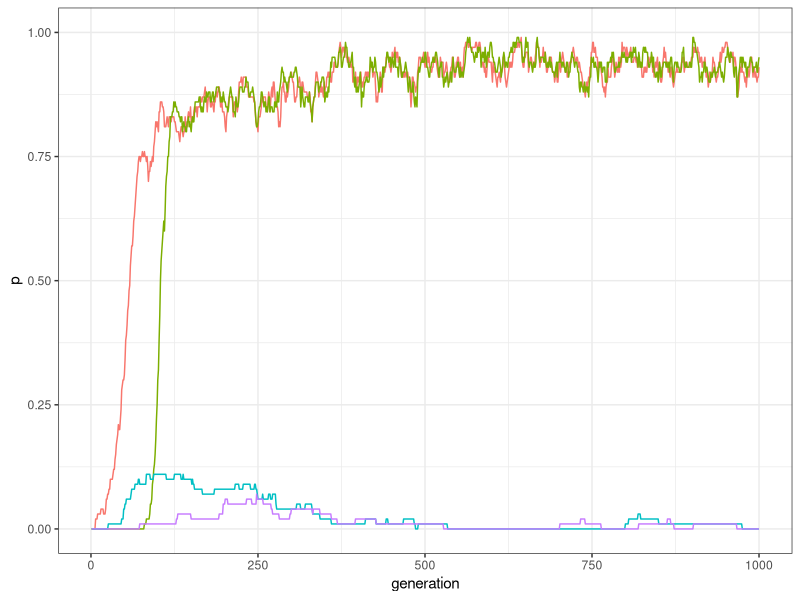
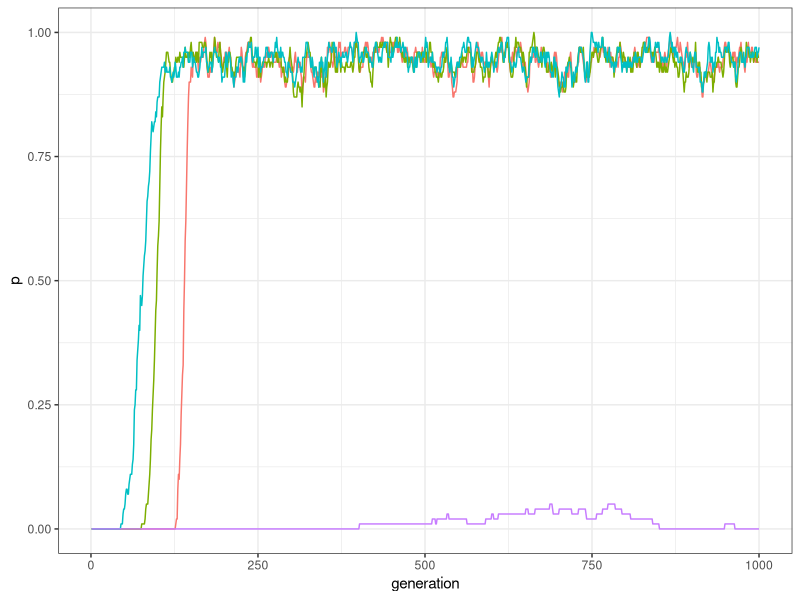
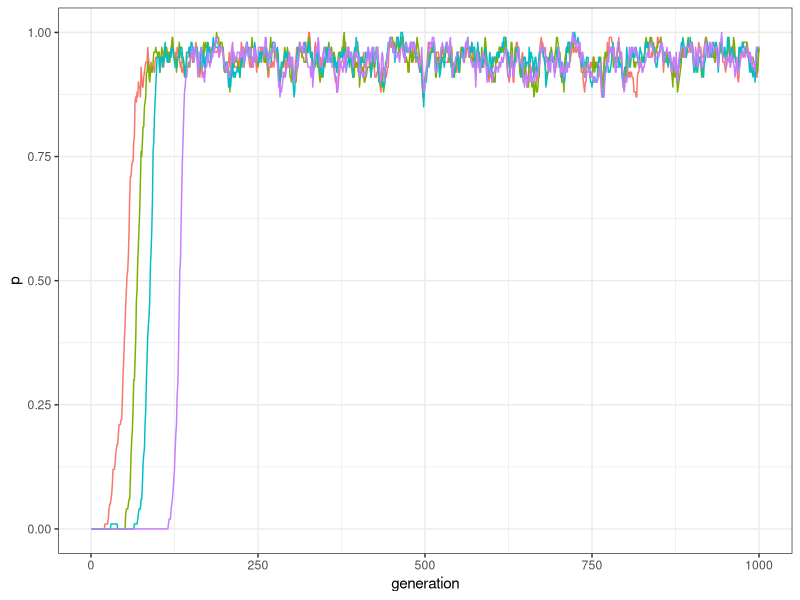
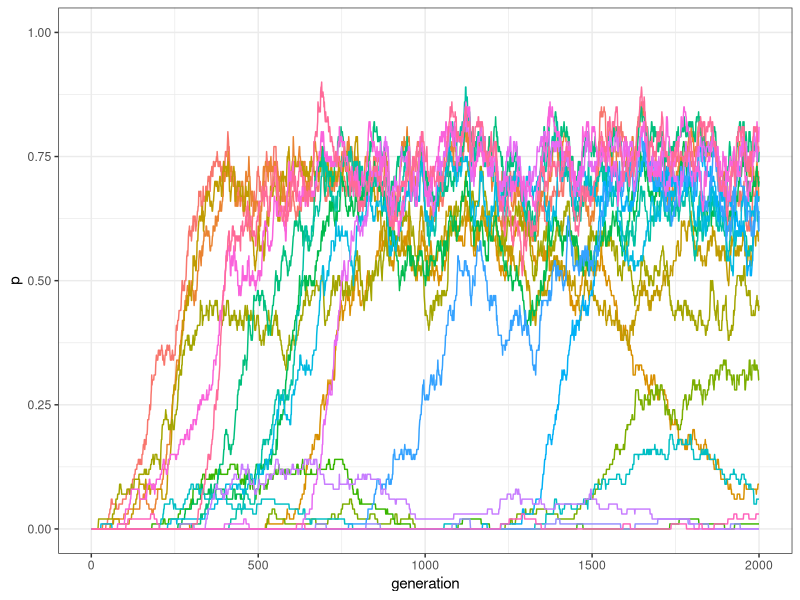
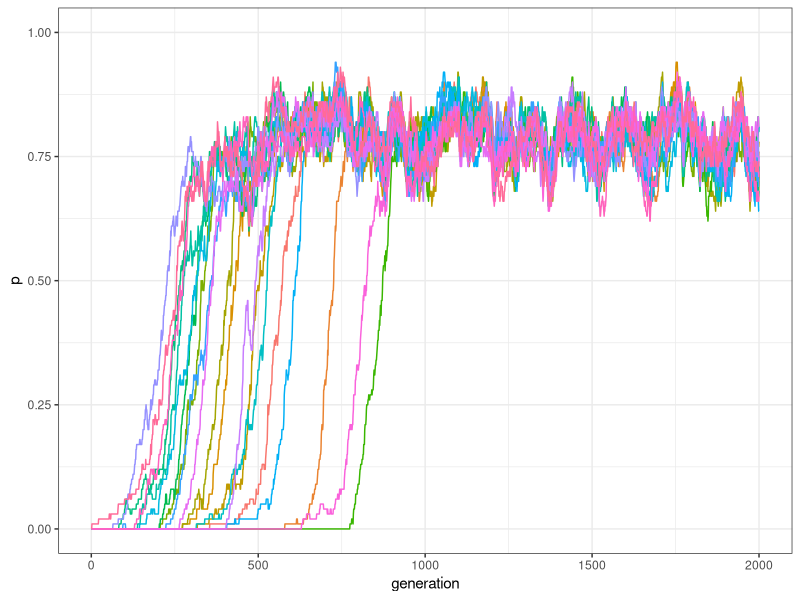
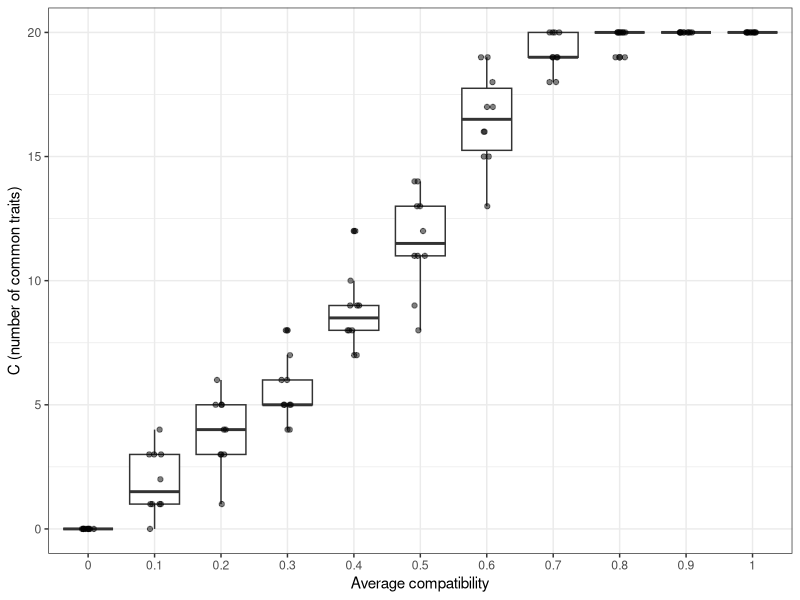

The R script that drew these images, in order:
## ---- chunk 1
library(tidyverse)
my_world <- matrix(c(1,1,-1,-1,1,1,-1,-1,-1,-1,1,1,-1,-1,1,1), nrow = 4, ncol = 4)
my_world
## ---- chunk 2
traits_inter_dependence <- function(N, t_max, k, mu, p_death, world){
  output <- tibble(trait = rep(c("A","B","C","D"), each = t_max), generation = rep(1:t_max, 4), p = as.numeric(rep(NA, t_max * 4)))      
  population <- matrix(0, ncol = 4, nrow = N)
  output[output$generation == 1 ,]$p <- colSums(population) / N
  for(t in 2:t_max){
    # innovations
    innovators <- sample(c(TRUE, FALSE), N, prob = c(mu, 1 - mu), replace = TRUE) 
    innovations <- sample(1:4, sum(innovators), replace = TRUE)
    population[cbind(which(innovators == TRUE), innovations)] <- 1
    
    # copying
    demonstrators <- sample(1:N, replace = TRUE)
    demonstrators_traits <- sample(1:4, N, replace = TRUE)
    
    # not sure how to vectorise the code below. The first "if" can be done with:
    # population[cbind(demonstrators,demonstrators_traits)]==1 as in previous chapter
    # but I could not figure out a way to calculate the compatibility score at population level
    # MS: I can't come up with a faster version either.
    
    for(i in 1:N){
      if(population[demonstrators[i], demonstrators_traits[i]]){
        compatibility_score <- sum(world[demonstrators_traits[i], population[i,]!=0])
        copy <- (1 / (1 + exp(-k*compatibility_score))) > runif(1)
        population[i,demonstrators_traits[i]] <- 1 * copy
      }
    }
    
    # birth/death
    replace <- sample(c(TRUE, FALSE), N, prob = c(p_death, 1 - p_death), replace = TRUE)
    population[replace, ] <- 0
    
    output[output$generation == t ,]$p <- colSums(population) / N
  }
  output
}
## ---- chunk 3
plot_multiple_traits <- function(data_model) {
  ggplot(data = data_model, aes(y = p, x = generation)) +
    geom_line(aes(colour = trait)) +
    ylim(c(0, 1)) +
    theme_bw() +
    theme(legend.position = "none")
}
## ---- chunk 4
my_world <- matrix(c(1,1,-1,-1,1,1,-1,-1,-1,-1,1,1,-1,-1,1,1), nrow = 4, ncol = 4)
data_model <- traits_inter_dependence(N = 100, t_max = 1000, k = 10, mu = 0.0005, p_death = 0.01, world = my_world)
plot_multiple_traits(data_model)
## ---- chunk 5
data_model[data_model$generation==1000,]
## ---- chunk 6
my_world <- matrix(c(1,1,1,-1, 1,1,1,-1,1,1,1,-1,-1,-1,-1,1), nrow = 4, ncol = 4)
data_model <- traits_inter_dependence(N = 100, t_max = 1000, k = 10, mu = 0.0005, p_death = 0.01, world = my_world)
plot_multiple_traits(data_model)
## ---- chunk 7
my_world <- matrix(c(1,1,1,1,1,1,1,1,1,1,1,1,1,1,1,1), nrow = 4, ncol = 4)
data_model <- traits_inter_dependence(N = 100, t_max = 1000, k = 10, mu = 0.0005, p_death = 0.01, world = my_world)
plot_multiple_traits(data_model)
## ---- chunk 8
M <- 7
gamma <- 0.5
my_world <- matrix( rep(1, M * M), nrow = M)
compatibilities <- sample(c(1, -1), choose(M, 2), prob = c(gamma, 1 - gamma), replace = TRUE) 
my_world[upper.tri(my_world)] <- compatibilities
my_world <- t(my_world)
my_world[upper.tri(my_world)] <- compatibilities
## ---- chunk 9
my_world
## ---- chunk 10
traits_inter_dependence_2 <- function(N, M, t_max, k, mu, p_death, gamma){
  output <- matrix(data = NA, nrow = t_max, ncol = M)
  # initalise the traits' world:
  world <- matrix( rep(1, M * M), nrow = M)
  compatibilities <- sample(c(1, -1), choose(M,2), prob = c(gamma, 1 - gamma), replace = TRUE) 
  world[upper.tri(world)] <- compatibilities
  world <- t(world)
  world[upper.tri(world)] <- compatibilities
  # initialise the population:
  population <- matrix(0, ncol = M, nrow = N)
  output[1, ] <- colSums(population) / N 
  for(t in 2:t_max){
    # innovations
    innovators <- sample(c(TRUE, FALSE), N, prob = c(mu, 1 - mu), replace = TRUE) 
    innovations <- sample(1:M, sum(innovators), replace = TRUE)
    population[cbind(which(innovators == TRUE), innovations)] <- 1
    
    # copying
    demonstrators <- sample(1:N, replace = TRUE)
    demonstrators_traits <- sample(1:M, N, replace = TRUE)

    for(i in 1:N){
      if(population[demonstrators[i], demonstrators_traits[i]]){
        compatibility_score <- sum(world[demonstrators_traits[i], which(population[i,]>0)])
        copy <- (1 / (1 + exp(-k*compatibility_score))) > runif(1)
        if(copy){
          population[i,demonstrators_traits[i]] <- 1
        }
      }
    }
    
    # birth/death
    replace <- sample(c(TRUE, FALSE), N, prob = c(p_death, 1 - p_death), replace = TRUE)
    population[replace, ] <- 0
    
    output[t, ] <- colSums(population) / N
  }
  output
}  
## ---- chunk 11
plot_multiple_traits_matrix <- function(data_model) {
  generation <- rep(1:dim(data_model)[1], dim(data_model)[2])
  
  data_to_plot <- as_tibble(data_model) %>%
    gather( key = "trait", value = "p") %>%
    add_column(generation)
  
  ggplot(data = data_to_plot, aes(y = p, x = generation)) +
    geom_line(aes(colour = trait)) +
    ylim(c(0, 1)) +
    theme_bw() +
    theme(legend.position = "none")
}
## ---- chunk 12
data_model <- traits_inter_dependence_2(N = 100, M = 20, t_max = 2000, k = 10, mu = 0.001, p_death = 0.01, gamma = .5)
plot_multiple_traits_matrix(data_model)
## ---- chunk 13
data_model <- traits_inter_dependence_2(N = 100, M = 20, t_max = 2000, k = 10, mu = 0.001, p_death = 0.01, gamma = 1)
plot_multiple_traits_matrix(data_model)
## ---- chunk 14
r_max = 10
test_inter_dependence <- tibble(gamma = as.factor(rep(seq(0, 1, by = .1), r_max)), run = as.factor(rep(1:r_max, each = 11)), C = as.numeric(NA))
for(condition in seq(0, 1, by = .1)){
  for(r in 1:r_max) {
    data_model <- traits_inter_dependence_2(N = 100, M = 20, t_max = 2000, k = 10, mu = 0.001, p_death = 0.01, gamma = condition)
    test_inter_dependence[test_inter_dependence$gamma == condition & test_inter_dependence$run == r, ]$C <- sum(data_model[2000,]>.5)
  }
}
## ---- chunk 15
ggplot(data = test_inter_dependence, aes(x = gamma, y = C)) +
  geom_boxplot() +
  geom_jitter(width = 0.1, height = 0, alpha = 0.5) +
  theme_bw() +
  labs(x = "Average compatibility", y = "C (number of common traits)")
